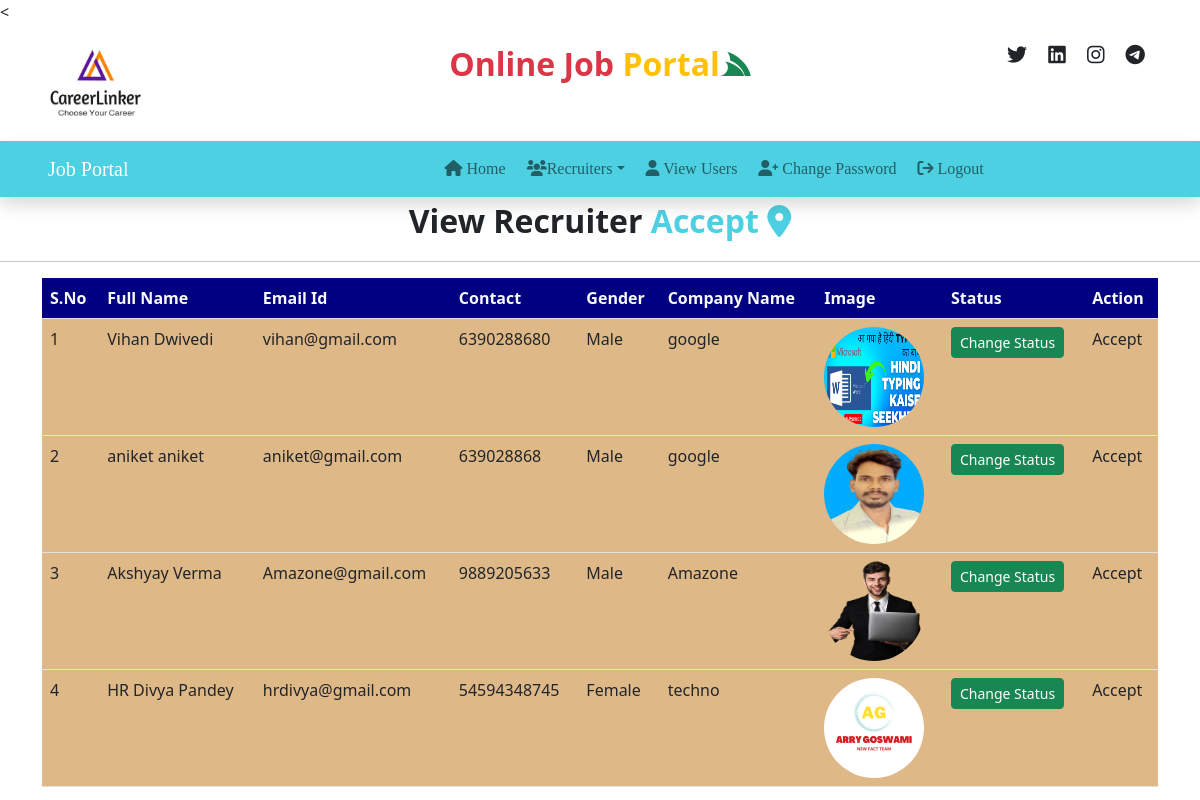
The app's page /recruiter_accepted (signed in) with its own data.
### job/models.py (models this page shows, shortened)
class Recruiter(models.Model):
     user = models.ForeignKey(User, on_delete=models.CASCADE)
     mobile = models.CharField(max_length=15, null=True)
     image = models.FileField(null=True)
     gender = models.CharField(max_length=10, null=True)
     company =models.CharField(max_length=100, null=True)
     type = models.CharField(max_length=15, null=True)
     status = models.CharField(max_length=20, null=True)

### job/views.py (the view)
# urls.py: path('recruiter_accepted', recruiter_accepted,name="recruiter_accepted"),
def recruiter_accepted(request):
    if not request.user.is_authenticated:
        return redirect('admin_login')
    data = Recruiter.objects.filter(status='Accept')
    d = {'data':data}
    return render(request,'recruiter_accepted.html',d)

### job/templates/recruiter_accepted.html
{% load static %}
{% block body %}
{% include 'admin_navigation.html'%}
<div class="fs-2 text-center "><b>View Recruiter</b><B style="color:#4DD0E1;" > Accept <i class="fa-solid fa-location-dot"></i></B></div>
<hr>
<div class="container">
<table class="table table-hover" id="example">
    <thead>
    <tr style="background-color:#000080" class="text-light">
        <th>S.No</th>
        <th>Full  Name</th>
        <th>Email Id</th>
        <th>Contact</th>
        <th>Gender</th>
        <th>Company Name</th>
        <th>Image</th>
        <th>Status</th>
        <th>Action</th>
    </tr>
    </thead >
    <tbody style="background-color:#deb887">
    {% for i in data %}
    <tr>
        <td>{{forloop.counter}}</td>
        <td>{{i.user.first_name}} {{i.user.last_name}} </td>
        <td>{{i.user.username}}</td>
        <td>{{i.mobile}}</td>
        <td>{{i.gender}}</td>
        <td>{{i.company}}</td>
        <td><img src="{{i.image.url}}" style="width:100px; height:100px; border-radius:70%"></td>
        <td><a href="{% url 'change_status' i.id %}" class="btn btn-success btn-sm" >Change Status </a></td>
        <td>{{i.status}}</td>
    </tr>
    {% endfor %}
    </tbody>
</table>
    </div>
{% endblock %}

### records on screen
Recruiter: user.first_name "Vihan", user.last_name "Dwivedi", user.username "vihan@gmail.com", mobile "6390288680", gender "Male", company "google", image (picture), status "Accept"
Recruiter: user.first_name "aniket", user.last_name "aniket", user.username "aniket@gmail.com", mobile "639028868", gender "Male", company "google", image (picture), status "Accept"
Recruiter: user.first_name "Akshyay", user.last_name "Verma", user.username "Amazone@gmail.com", mobile "9889205633", gender "Male", company "Amazone", image (picture), status "Accept"
Recruiter: user.first_name "HR Divya", user.last_name "Pandey", user.username "hrdivya@gmail.com", mobile "54594348745", gender "Female", company "techno", image (picture), status "Accept"
